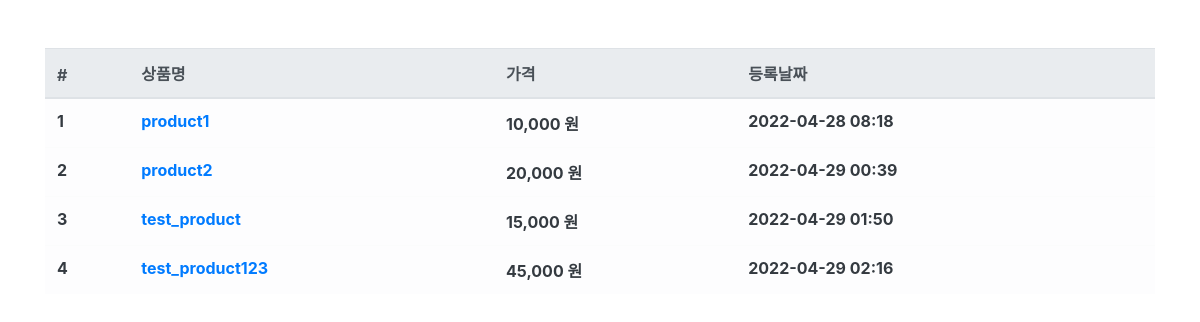
/product/, run on an earlier commit of the app's database.
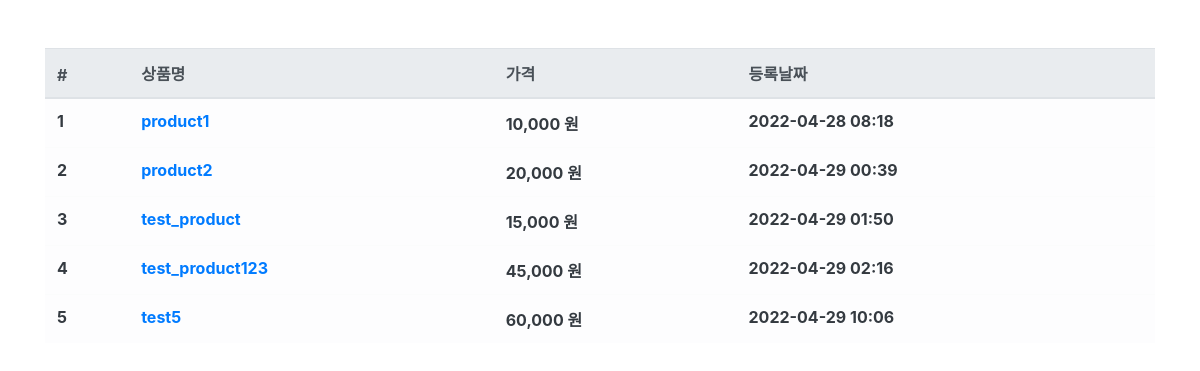
And on a later commit of the database.
### product/models.py (models this page shows, shortened)
class Product(models.Model):
    name = models.CharField(max_length=256, verbose_name='상품명')
    price = models.IntegerField(verbose_name='상품가격')
    description = models.TextField(verbose_name='상품설명') # textfield는 글자 수 제한이 없다.
    stock = models.IntegerField(verbose_name='재고')
    register_date = models.DateTimeField(auto_now_add=True, verbose_name='등록날짜')
    class Meta:
        db_table = 'fastcampus_product'
        verbose_name = '상품'
        verbose_name_plural = '상품'

### product/views.py (the view)
# urls.py: path('product/',ProductList.as_view()),
class ProductList(ListView):
    model = Product
    template_name = 'product.html'
    context_object_name = 'product_list'

### product/templates/product.html
{% extends "base.html" %}
{% load humanize %}
{% block contents %}
<div class="row mt-5">
  <div class="col-12">
    <table class="table table-light">
      <thead class="thead-light">
        <tr>
          <th scope="col">#</th>
          <th scope="col">상품명</th>
          <th scope="col">가격</th>
          <th scope="col">등록날짜</th>
        </tr>
      </thead>
      <tbody class="text-dark">
        {% for product in product_list %}
        <tr>
          <th scope="row">{{ product.id }}</th>
          <th><a href="/product/{{ product.id }}/"> {{ product.name }}</th></a>
          <th>{{ product.price|intcomma }} 원</th>
          <th>{{ product.register_date|date:'Y-m-d H:i' }}</th>
        </tr>
        {% endfor%}
      </tbody>
    </table>
  </div>
{% endblock %}

### fcuser/templates/base.html (shortened to what this page needs)
<html>
    <head>
        <link rel="stylesheet" href="https://stackpath.bootstrapcdn.com/bootstrap/4.4.1/css/bootstrap.min.css">
    </head>
    <body>
        <div class="container">
            {% block contents %}
            {% endblock %}
        </div>
    </body>
</html>

What changed in the data, as far as the page shows it:
added Product: id "5", name "test5", price "60,000", register_date "2022-04-29 10:06"
